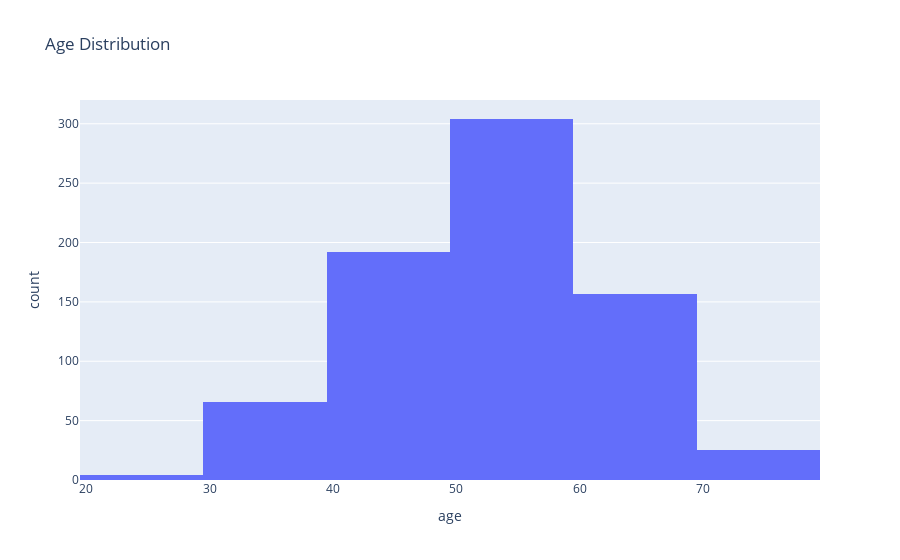

This figure's notebook cell:
### Markdown cell above
<h1 style="font-family: 'Poppins', sans-serif; font-weight: 700; color: #1c1c1c; background: white; padding: 8px; border-radius: 10px; text-align: left; box-shadow: 0 4px 8px rgba(0, 0, 0, 0.1); letter-spacing: 1px; text-transform: capitalize; font-size: 1rem;">
2.3.1 Creating an histogram for age to check the distribution of age<span style="color: #333333;"></span>
</h1>

### Code cell
fig = px.histogram(df,x='age', nbins=7, title='Age Distribution')

# Show the figure
fig.show()

### Figure 1 — Plotly figure (JSON) as saved in the notebook; plotly's stock layout.template omitted (floating-point values rounded to 4 significant figures; data arrays with more than 128 entries replaced by an {"elided": "..."} marker saying what was removed)
{"data": [{"alignmentgroup": "True", "bingroup": "x", "hovertemplate": "age=%{x}<br>count=%{y}<extra></extra>", "legendgroup": "", "marker": {"color": "#636efa", "pattern": {"shape": ""}}, "name": "", "nbinsx": 7, "offsetgroup": "", "orientation": "v", "showlegend": false, "type": "histogram", "x": {"elided": "748 int values"}, "xaxis": "x", "yaxis": "y"}], "layout": {"barmode": "relative", "legend": {"tracegroupgap": 0}, "title": {"text": "Age Distribution"}, "xaxis": {"anchor": "y", "domain": [0, 1], "title": {"text": "age"}}, "yaxis": {"anchor": "x", "domain": [0, 1], "title": {"text": "count"}}}}
